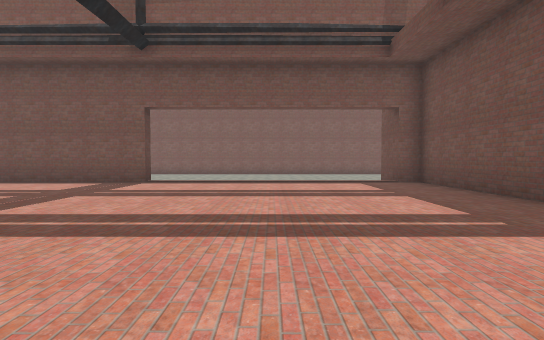
[1] (above)

22 first-person views from a walk through a scene from a Unity 3-D project. The camera is 1.3 m above the floor, tilts 2° down and sees 80° across. The floor is counted in squares, 2 m on a side. Each view is taken from the middle of a square. On the plan, view 1 faces up. The plan holds only what a view shows up to about 10 squares ahead; the rest is blank. The place goes on beyond the plan.

[2]
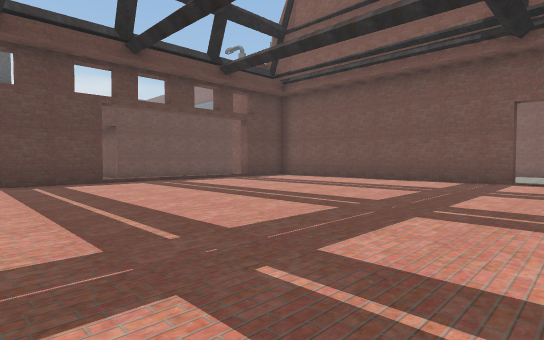

[3]
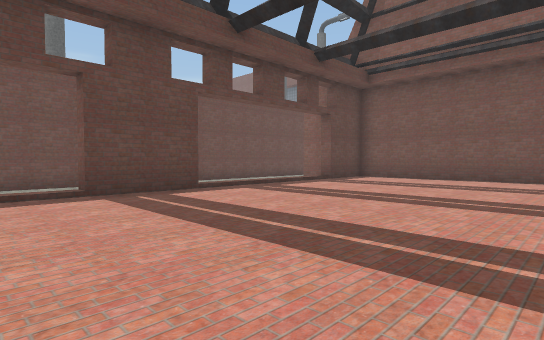

[4]
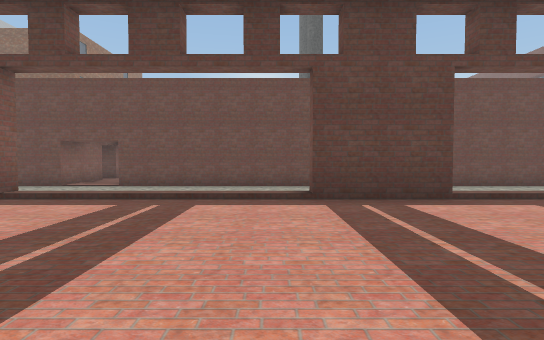

[5]
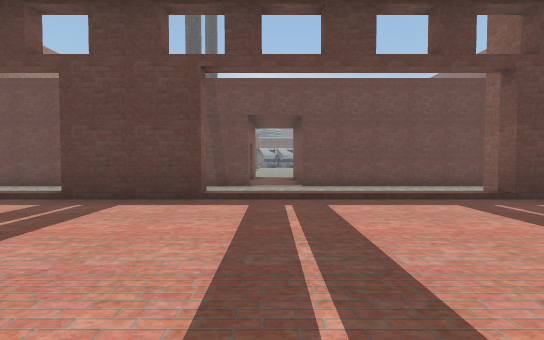

[6]
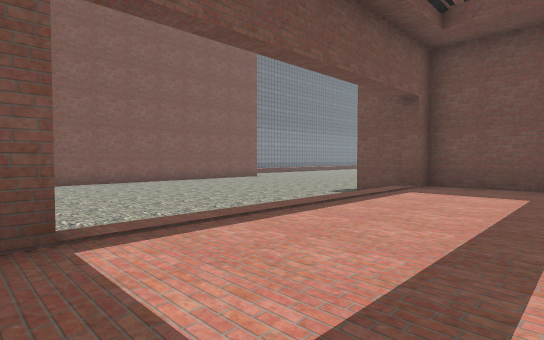

[7]
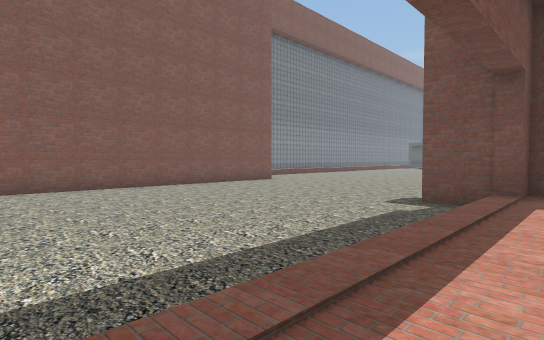

[8]
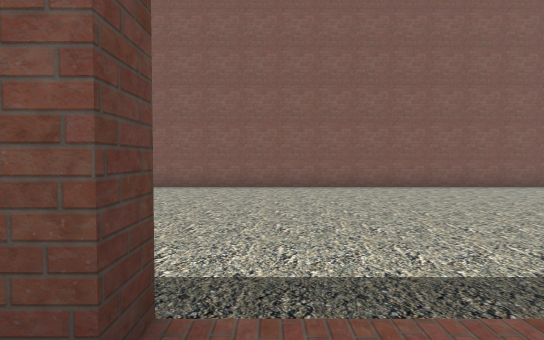

[9]
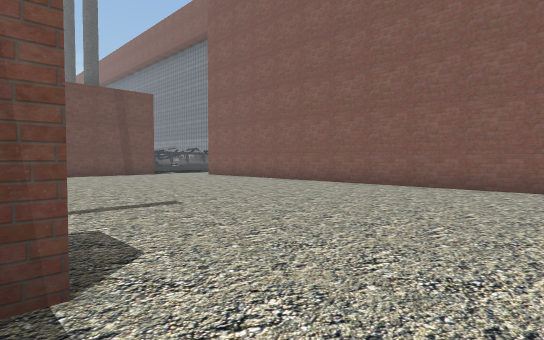

[10]
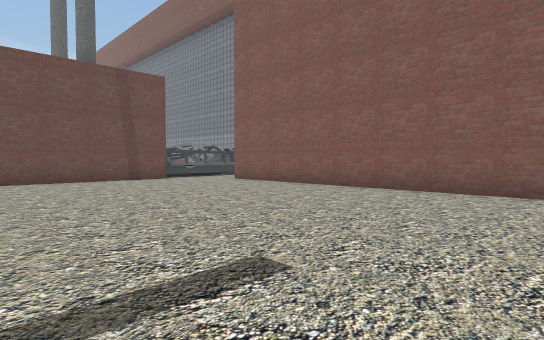

[11]
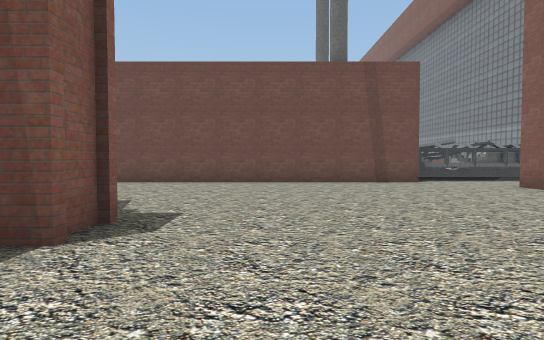

[12]
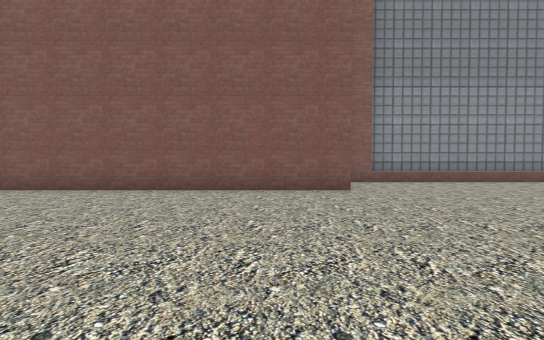

[13]
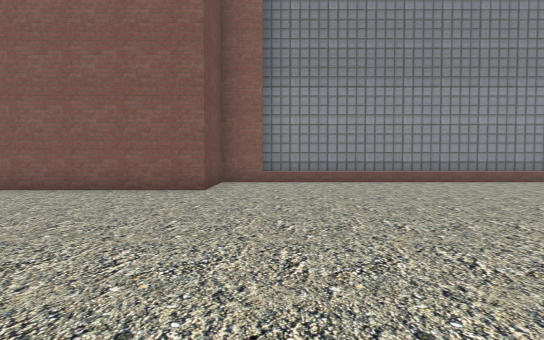

[14]
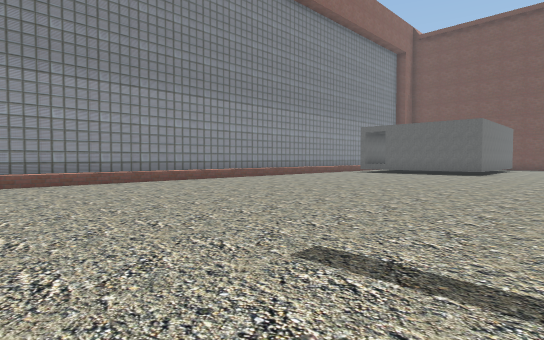

[15]
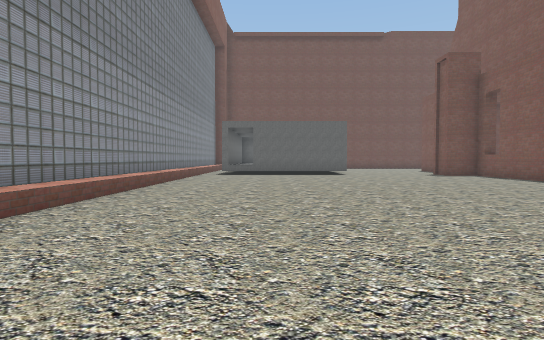

[16]
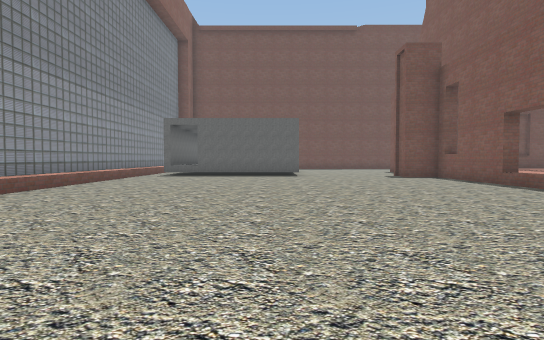

[17]
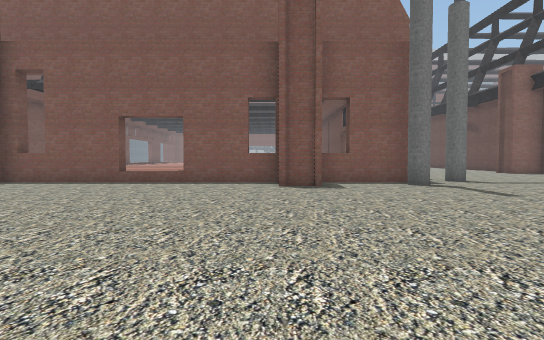

[18]
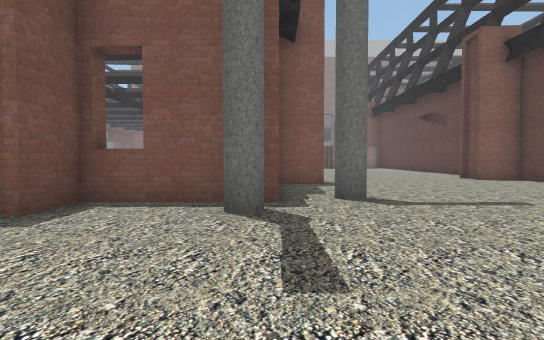

[19]
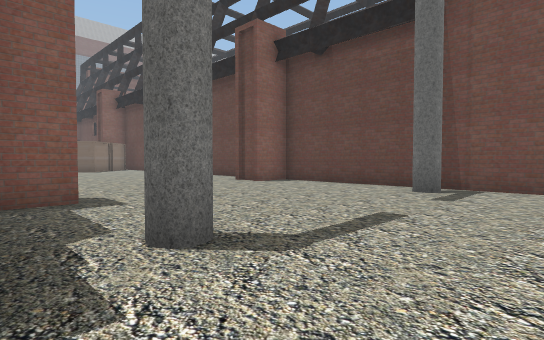

[20]
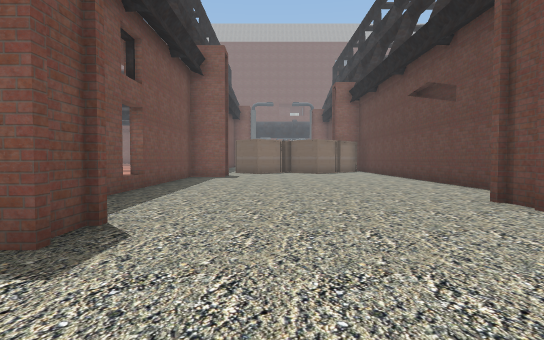

[21]
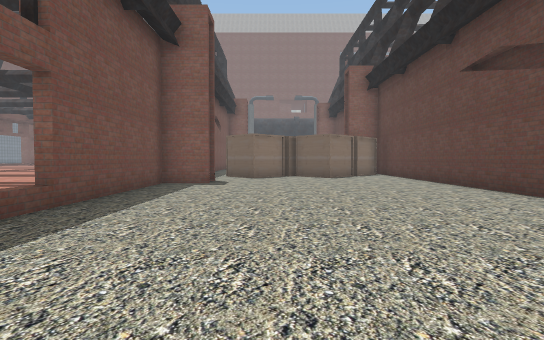

[22]
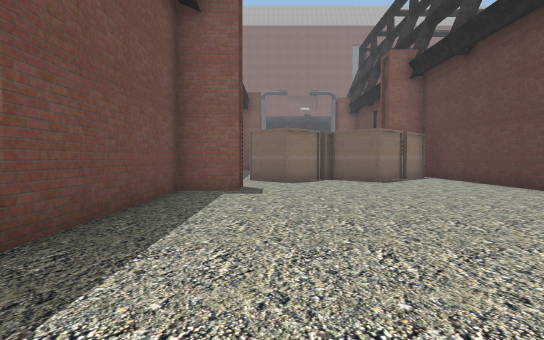

### Floor plan
Key: @ floor where view 1 was taken; # wall or solid block; x gap in a wall; . main floor; : floor 0.25 m higher than the main floor; + floor 0.5 m higher than the main floor; / step, stairs or slope; = window, fence, low wall or low ledge; ^ raised ledge; O other object.
Columns run from 17 left of view 1 to 22 right of it. Each row starts with its distance up from view 1.
 21                          ###############
 20                        ##^^^^^^^^^^^^^^^
 19 #.                     #................
 18 ^..#####################................
 17 #.......................................
 16 ##......................................
 15  #......................................
 14  #......................................
 13  #......................................
 12  #......................................
 11  #......................................
 10  #.....#.   #........#.......#..##......
  9  #...    #####///////#.......#######=x##
  8  #.     +++++++++++++#.......
  7  #.   #++++++++++++++#.......
  6  #.   /++++++++++++++#.......#
  5  #.   /++++++++++++++#......##
  4  #.   /++++++++++++++##......
  3  :.   /++++++++++++++ #......
  2  #.   /+++++++++++++  .......#
  1  #.   #++++++++++++  #.......x
  0  #.   #+++++++++ @   #.......#+
 -1  #.   /+++++++++     #.......#++
 -2  #.   /++++++        #.......# ++
 -3  #.   /+++           #.......#
 -4  #.   /++            #......##
 -5  #.   /+             #.......
 -6  :.   #              #..O..O.

Where each view was taken, in squares from view 1:
view 1: 0 up, 0 right, facing up
view 2: 1 down, 2 left, facing up-left
view 3: 2 down, 5 left, facing up-left
view 4: 1 down, 6 left, facing left
view 5: 3 up, 6 left, facing left
view 6: 6 up, 4 left, facing up-right
view 7: 8 up, 3 left, facing up-right
view 8: 8 up, 3 left, facing up
view 9: 10 up, 3 left, facing up-left
view 10: 11 up, 6 left, facing up-left
view 11: 12 up, 7 left, facing left
view 12: 11 up, 5 right, facing up
view 13: 11 up, 8 right, facing up
view 14: 11 up, 10 right, facing up-right
view 15: 17 up, 11 right, facing right
view 16: 15 up, 12 right, facing right
view 17: 18 up, 16 right, facing down
view 18: 14 up, 12 right, facing down
view 19: 11 up, 12 right, facing down-left
view 20: 8 up, 9 right, facing down
view 21: 5 up, 9 right, facing down
view 22: 3 up, 10 right, facing down
